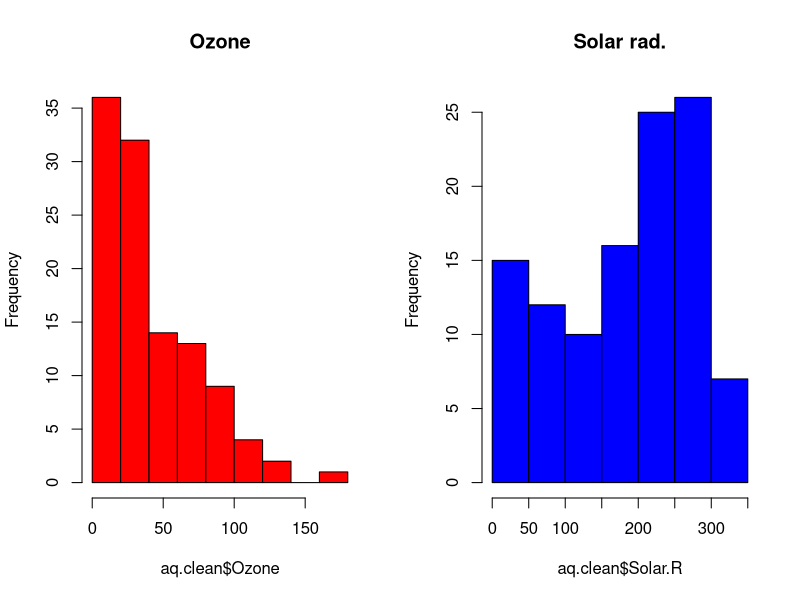
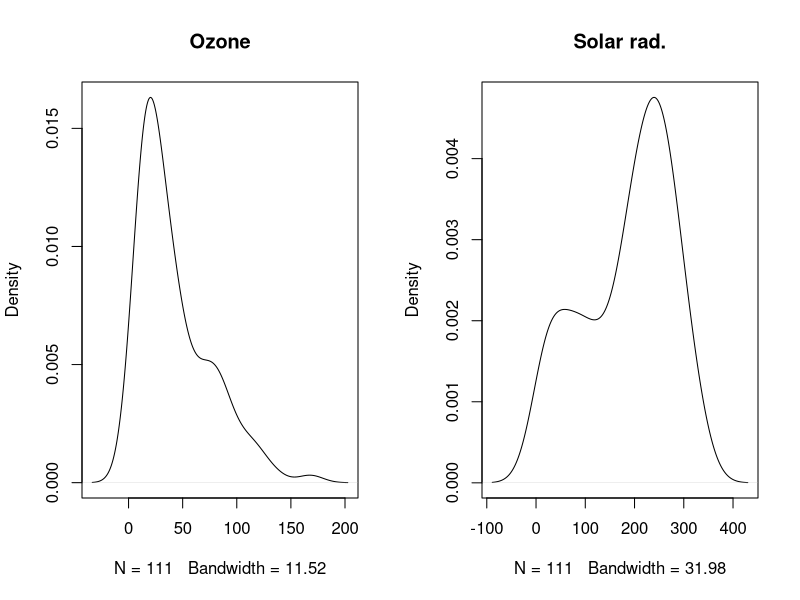
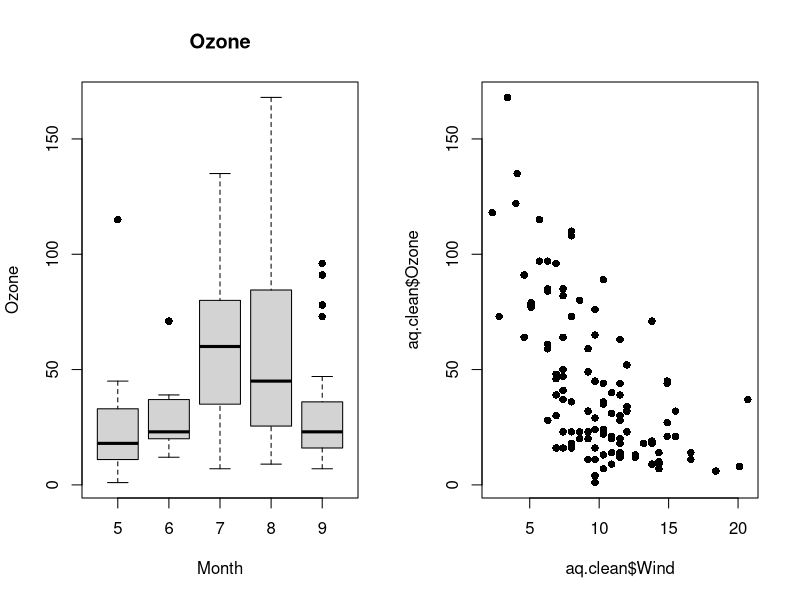
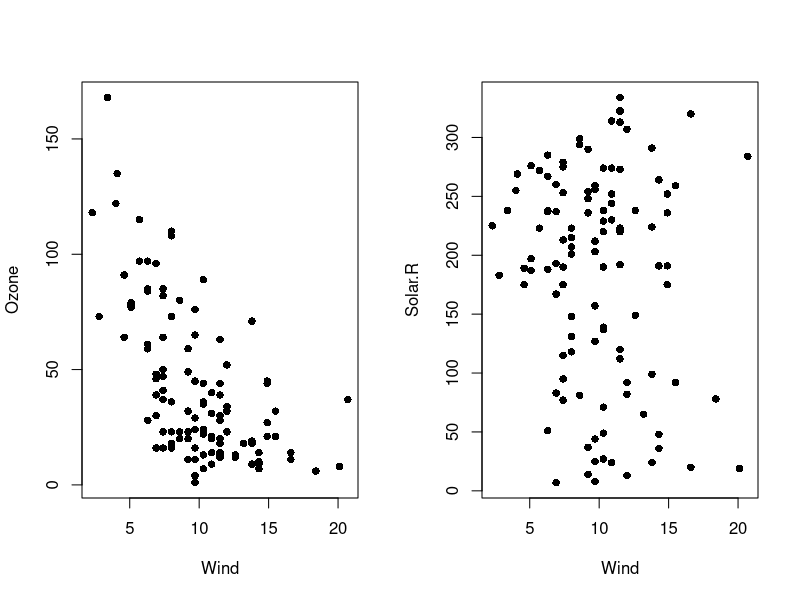
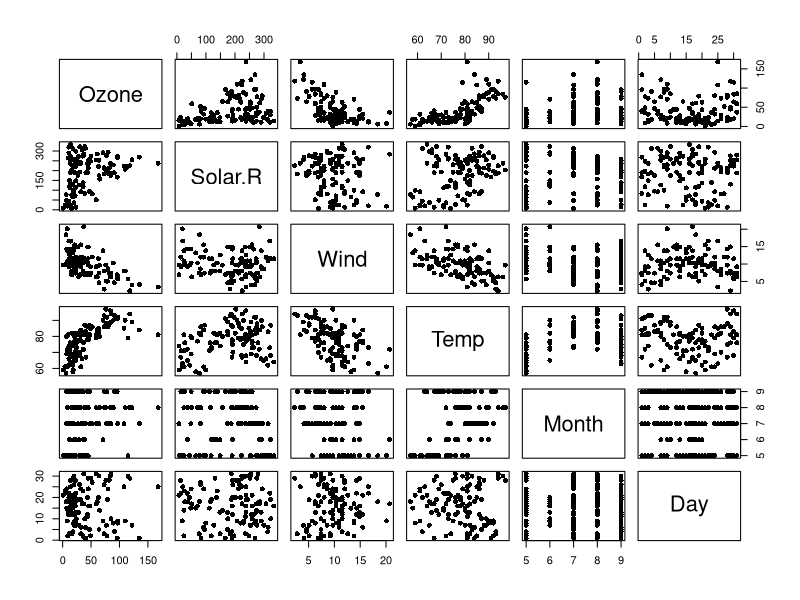
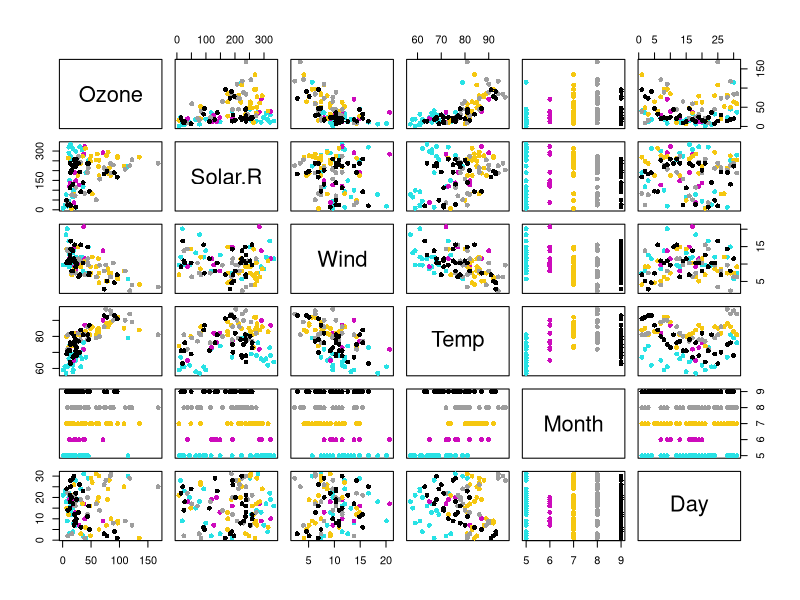
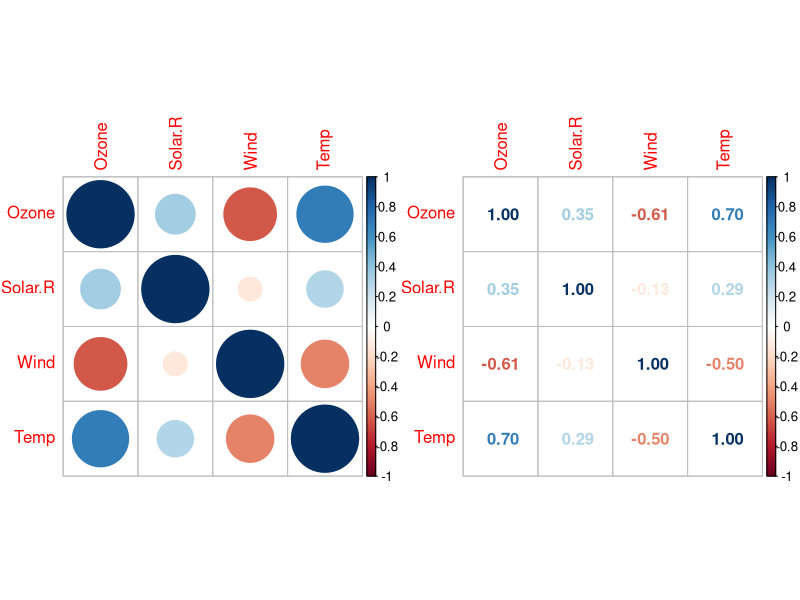

R code for these plots, in order:
### R code from vignette source 'IntroR-EN.Rnw'
### Encoding: UTF-8

###################################################
### code chunk number 1: ops7
###################################################
x <- 2
X <- 3
x
X
x <- x +1
x


###################################################
### code chunk number 2: ops8
###################################################
a <- "Hello World"
a
b <- "203"
b
c <- as.numeric(b)
c


###################################################
### code chunk number 3: ops8
###################################################
estado <- c("tas", "qld", "sa", "sa", "sa", "vic", "nt",
"act", "qld", "nsw", "wa", "nsw", "nsw", "vic", "vic",
"vic", "nsw", "qld", "qld", "vic", "nt", "wa", "wa",
"qld", "sa", "tas", "nsw", "nsw", "wa", "act")
estado <- factor(estado)
levels(estado)


###################################################
### code chunk number 4: IntroR-EN.Rnw:163-165
###################################################
d <- numeric(5)
d


###################################################
### code chunk number 5: IntroR-EN.Rnw:170-172
###################################################
e <- c(4,-1,2,3)
e


###################################################
### code chunk number 6: IntroR-EN.Rnw:180-182
###################################################
f <- c("ab", "l", "fz", "a")
f


###################################################
### code chunk number 7: IntroR-EN.Rnw:187-189
###################################################
g <- c(TRUE, FALSE, TRUE)
g


###################################################
### code chunk number 8: IntroR-EN.Rnw:204-209
###################################################
s <- c(2, 3, 4, 6, 9, 1, 3)
s[1]
s[c(2,5)]
which(s>5)
s[which(s>5)]


###################################################
### code chunk number 9: IntroR-EN.Rnw:225-227
###################################################
A <- matrix(1:16, 4, 4)
A


###################################################
### code chunk number 10: IntroR-EN.Rnw:233-236
###################################################
B <- matrix(1:16, 4, 4, 
            byrow = TRUE)
B


###################################################
### code chunk number 11: IntroR-EN.Rnw:255-256
###################################################
A


###################################################
### code chunk number 12: IntroR-EN.Rnw:262-265
###################################################
A[2, 3]
A[ ,3]
A[2, ]


###################################################
### code chunk number 13: IntroR-EN.Rnw:278-281
###################################################
list <- list(albert = 54, bryan = A, carlos = c(1,2,3))
list[[1]]
list$carlos


###################################################
### code chunk number 14: IntroR-EN.Rnw:305-307
###################################################
head(mtcars) #first df rows
tail(mtcars) #last df rows


###################################################
### code chunk number 15: IntroR-EN.Rnw:317-321
###################################################
length(mtcars) # of variables
nrow(mtcars)   # of observations
mtcars[3, ]
mtcars$mpg[1:10]


###################################################
### code chunk number 16: IntroR-EN.Rnw:445-447
###################################################
head(airquality)
tail(airquality)


###################################################
### code chunk number 17: IntroR-EN.Rnw:457-459
###################################################
str(airquality)
summary(airquality)


###################################################
### code chunk number 18: IntroR-EN.Rnw:470-475
###################################################
aq.clean <- airquality[which(!is.na(airquality$Ozone) 
                                     & !is.na(airquality$Solar.R)), ]
nrow(airquality)
nrow(aq.clean)
summary(aq.clean)


###################################################
### code chunk number 19: IntroR-EN.Rnw:485-488
###################################################
par(mfrow=c(1,2))
hist(aq.clean$Ozone, col="red", main="Ozone")
hist(aq.clean$Solar.R, col="blue", main="Solar rad.")


###################################################
### code chunk number 20: IntroR-EN.Rnw:498-503
###################################################
d.ozone <- density(aq.clean$Ozone)
d.solar <- density(aq.clean$Solar.R)
par(mfrow=c(1,2))
plot(d.ozone, main="Ozone")
plot(d.solar, main="Solar rad.")


###################################################
### code chunk number 21: IntroR-EN.Rnw:513-514
###################################################
boxplot(Ozone ~ Month, data=aq.clean, pch=16, main="Ozone")


###################################################
### code chunk number 22: IntroR-EN.Rnw:525-526
###################################################
plot(aq.clean$Wind, aq.clean$Ozone, pch=16)


###################################################
### code chunk number 23: IntroR-EN.Rnw:536-539
###################################################
par(mfrow=c(1,2))
plot(aq.clean$Wind, aq.clean$Ozone, pch=16, xlab="Wind", ylab="Ozone")
plot(aq.clean$Wind, aq.clean$Solar.R, pch=16, xlab="Wind", ylab="Solar.R")


###################################################
### code chunk number 24: IntroR-EN.Rnw:547-548
###################################################
plot(aq.clean, pch=16)


###################################################
### code chunk number 25: IntroR-EN.Rnw:557-558
###################################################
plot(aq.clean, pch=16, col=aq.clean$Month)


###################################################
### code chunk number 26: IntroR-EN.Rnw:568-571
###################################################
aq.clean$Month <- factor(aq.clean$Month)
airquality.59 <- aq.clean[which(aq.clean$Month==5 | aq.clean$Month==9), ]
t.test(Temp ~ Month, data=airquality.59)


###################################################
### code chunk number 27: IntroR-EN.Rnw:581-583
###################################################
library(psych)
corr.test(aq.clean[, 1:4])


###################################################
### code chunk number 28: IntroR-EN.Rnw:593-598
###################################################
library(corrplot)
par(mfrow=c(1,2))
cor.aq <- cor(aq.clean[, 1:4])
corrplot(cor.aq, method = "circle")
corrplot(cor.aq, method = "number")


